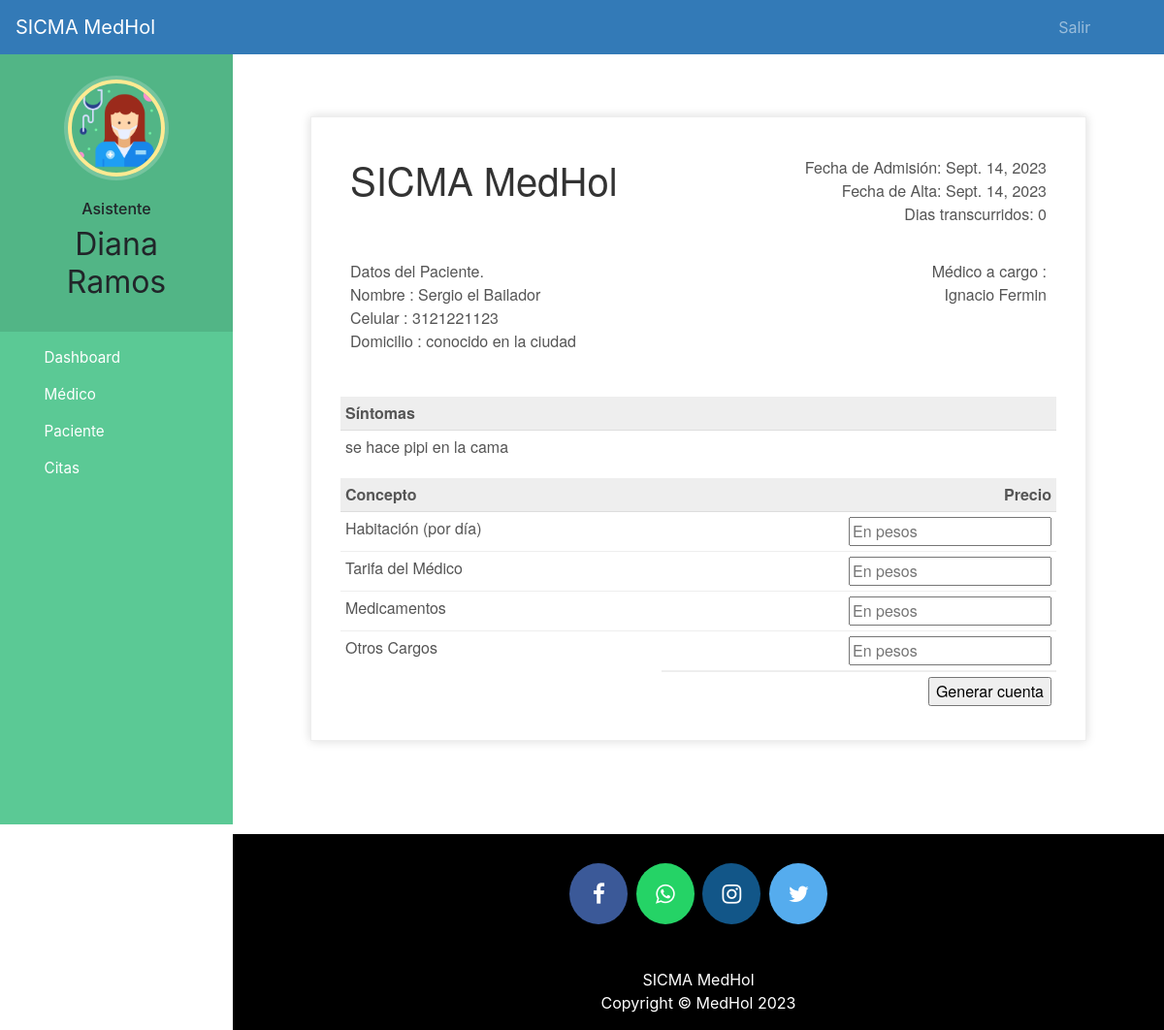
The page /alta_paciente/13 (signed in) on the database its author committed.
### consultas/models.py (models this page shows, shortened)
class Paciente(models.Model):
    user =models.OneToOneField(User,on_delete=models.CASCADE)
    apmaterno=models.CharField(max_length=20,null=False, default='')
    fechaNac=models.DateField(default=date.today)
    domicilio = models.CharField(max_length=40,default='')
    poblacion = models.CharField(max_length=20,default='')
    municipio = models.CharField(max_length=20,default='')
    entidad = models.CharField(max_length=20,default='')
    pais = models.CharField(max_length=20,default='')
    telefono = models.CharField(max_length=20,null=False,default='')
    celular = models.CharField(max_length=20,null=False, default='')
    sintomas = models.CharField(max_length=100,null=False,default='')
    medicoAsignadoId = models.PositiveIntegerField(null=True)
    correo = models.CharField(max_length=40,default='')
    facebook = models.CharField(max_length=40,default='')
    instagram = models.CharField(max_length=40,default='')
    pagweb = models.CharField(max_length=40,default='')
    fechadeadmision =models.DateField(auto_now=True)
    status = models.BooleanField(default=False)
    nombreTutor = models.CharField(max_length=30, blank=True, null=True, default='')
    apellidosTutor = models.CharField(max_length=30, blank=True, null=True, default='')
    telefonoTutor = models.CharField(max_length=20, blank=True, null=True, default='')
    celularTutor = models.CharField(max_length=20, blank=True, null=True, default='')
    foto = models.ImageField(upload_to='fotosdeperfil/fotosdeperfilpacientes/',null=True,blank=True)
    @property
    def get_name(self):
        return self.user.first_name+" "+self.user.last_name

### consultas/views.py (the view, shortened to what this page needs)
# urls.py: path('alta_paciente/<int:pk>', views.alta_paciente_view,name='alta_paciente'),
@login_required(login_url='asistentelogin')
@user_passes_test(is_asistente)
def alta_paciente_view(request,pk):
    paciente=models.Paciente.objects.get(id=pk)
    cita=models.Citas.objects.get(pacienteId__user__id=paciente.user.id)
    dias=(date.today()-paciente.fechadeadmision) #2 days, 0:00:00
    medicoAsignado=models.User.objects.all().filter(id=paciente.medicoAsignadoId)
    d=dias.days # only how many day that is 2
    patientDict={
        'pacienteId':pk,
        'nombre':paciente.get_name,
        'celular':paciente.celular,
        'domicilio':paciente.domicilio,
        'sintomas':paciente.sintomas,
        'fechadeadmision':paciente.fechadeadmision,
        'hoy':date.today(),
        'dias':d,
        'nombreMedicoAsignado':medicoAsignado[0].first_name,
        'apellidoMedicoAsignado':medicoAsignado[0].last_name,
    }
    return render(request,'paciente_generar_cuenta.html',context=patientDict)

### consultas/views.py (called while the page is built)
def is_asistente(user):
    return user.groups.filter(name='ADMIN').exists()

### consultas/templates/paciente_generar_cuenta.html (shortened to what this page needs)
{% extends 'asistente_base.html' %}
{% load static %}
{% block content %}
<head>
</head>
<br><br><br>
<div class="invoice-box">
  <table cellpadding="0" cellspacing="0">
    <tr class="top">
      <td colspan="2">
        <table>
          <tr>
            <td class="title">
              <h1>SICMA MedHol</h1>
            </td>
            <td>
              Fecha de Admisión: {{fechadeadmision}}<br>
              Fecha de Alta: {{hoy}}<br>
              Dias transcurridos: {{dias}}
            </td>
          </tr>
        </table>
      </td>
    </tr>
    <tr class="information">
      <td colspan="2">
        <table>
          <tr>
            <td>
              Datos del Paciente. <br>
              Nombre : {{nombre}}<br>
              Celular : {{celular}}<br>
              Domicilio : {{domicilio}}<br>
            </td>
            <td>
              Médico a cargo :<br>
              {{nombreMedicoAsignado}} {{apellidoMedicoAsignado}}<br>
            </td>
          </tr>
        </table>
      </td>
    </tr>
    <tr class="heading">
      <td>
        Síntomas
      </td>
      <td>
      </td>
    </tr>
    <tr class="details">
      <td>
        {{sintomas}}
      </td>
    </tr>
    <tr class="heading">
      <td>
        Concepto
      </td>
      <td>
        Precio
      </td>
    </tr>
    <form method="post">
      <tr class="item">
        <td>
          Habitación (por día)
        </td>
        <td>
          <input type="number" name="habitacioncargo" placeholder="En pesos" value="">
        </td>
      </tr>
      <tr class="item">
        <td>
          Tarifa del Médico
        </td>
        <td>
          <input type="number" name="medicocargo" placeholder="En pesos" value="">
        </td>
      </tr>
      <tr class="item">
        <td>
          Medicamentos
        </td>
        <td>
          <input type="number" name="medicamentocargo" placeholder="En pesos" value="">
        </td>
      </tr>
      <tr class="item last">
        <td>
          Otros Cargos
        </td>
        <td>
          <input type="number" name="otrocargo" placeholder="En pesos" value="">
        </td>
      </tr>
      <tr class="total">
        <td></td>
        <td>
          <input type="submit" name="submit" value="Generar cuenta">
        </td>
      </tr>
    </form>
  </table>
</div>
{% endblock content %}

### consultas/templates/asistente_base.html (shortened to what this page needs)
<!DOCTYPE html>
{% load static %}
<html lang="es">
<head>
  <link rel="stylesheet" href="https://stackpath.bootstrapcdn.com/bootstrap/4.3.1/css/bootstrap.min.css">
  <link rel="stylesheet" href="https://maxcdn.bootstrapcdn.com/font-awesome/4.7.0/css/font-awesome.min.css">
</head>
<body>
  <nav class="menu" tabindex="0">
    <header class="avatar">
      <img src="{% static "imagenes/asistente.png" %}" />
      <br><br>
      <h6>Asistente</h6>
      <h2>{{request.user.first_name}}</h2>
      <h2>{{request.user.last_name}}</h2>
    </header>
    <ul>
      <li tabindex="0" class="icon-dashboard"> <a style="color:white; text-decoration:none;" href="/asistente_dashboard"><span>Dashboard</span></a> </li>
      <li tabindex="0" class="icon-customers"> <a style="color:white; text-decoration:none;" href="/asistente_menu_medicos"><span>Médico</span></a></li>
      <li tabindex="0" class="icon-users"> <a style="color:white; text-decoration:none;" href="/asistente_menu_pacientes"><span>Paciente</span></a></li>
      <li tabindex="0" class="icon-calendar"> <a style="color:white; text-decoration:none;" href="/asistente_menu_citas"><span>Citas</span></a></li>
    </ul>
  </nav>
  <main>
    <div class="bs-example">
      <nav class="navbar navbar-expand-md  navbar-dark fixed-top" style="background:#337AB7;">
        <a href="/asistente_dashboard" class="navbar-brand">SICMA MedHol</a>
        <div class="collapse navbar-collapse justify-content-between" id="navbarCollapse">
          <div class="navbar-nav" style=" margin-left: 90%;">
            <a href="/logout" class="nav-item nav-link">Salir</a>
          </div>
        </div>
      </nav>
    </div>
    <br><br>
    {% block content %}
    {% endblock content %}
    <br><br><br><br>
    <footer>
      <p>
        <a id="ftr" href="https://www.facebook.com/MedHolMexico" class="fa fa-facebook"></a>
        <a id="ftr" href="https://api.whatsapp.com/send?phone=919572181024&text=Hello%20Sumit.%0d%0aHow%20are%20you%20%3f%0d%0aI%20came%20from%20your%20website.&source=&data=#" class="fa fa-whatsapp"></a>
        <a id="ftr" href="https://instagram.com/sumit.luv" class="fa fa-instagram"></a>
        <a id="ftr" href="https://twitter.com/sumitkumar1503" class="fa fa-twitter"></a>
      </p>
      <br>
      <div class="container">
        <div class="row">
          <div class="col-md-12 col-sm-12">
            <div style="color:#ffffff;" class="wow fadeInUp footer-copyright">
              <p>SICMA MedHol<br>
                Copyright &copy; MedHol 2023</p>
            </div>
          </div>
        </div>
      </div>
    </footer>
  </main>
</body>
</html>

### consultas/templates/asistente_base.html (style rules this page uses)
a:link { text-decoration: none; }
a { color: white; }
footer { padding: 0px 0px 0px 0px; background-color: black; margin: 0px; }
#ftr { padding: 20px; }
.fa { font-size: 23px; width: 60px; text-align: center; text-decoration: none; margin: 5px 2px; border-radius: 50%; }
.fa-facebook { background: #3B5998; color: white; margin-top: 30px; }
.fa-whatsapp { background: #25d366; color: white; }
.fa-twitter { background: #55ACEE; color: white; }
.fa-instagram { background: #125688; color: white; }
p { text-align: center; }
body { padding-left: 240px; }
main { position: relative; height: 100vh; }
.menu { background: #5bc995; height: 100vh; width: 240px; position: fixed; top: 0px; left: 0; z-index: 5; outline: none; }
.menu .avatar { background: rgba(0, 0, 0, 0.1); padding: 2em 0.5em; text-align: center; }
.menu .avatar img { width: 100px; border-radius: 50%; overflow: hidden; border: 4px solid #ffea92; box-shadow: 0 0 0 4px rgba(255, 255, 255, 0.2); }
.menu .avatar h2 { font-weight: normal; margin-bottom: 0; }
.menu ul { list-style: none; padding: 0.5em 0; margin: 0; }
.menu ul li { padding: 0.5em 1em 0.5em 3em; font-size: 0.95em; font-weight: regular; background-repeat: no-repeat; background-position: left 15px center; background-size: auto 20px; transition: all 0.15s linear; cursor: pointer; }
.menu ul li.icon-dashboard { background-image: url("http://www.entypo.com/images//gauge.svg"); }
.menu ul li.icon-customers { background-image: url("http://www.entypo.com/images//briefcase.svg"); }
.menu ul li.icon-users { background-image: url("http://www.entypo.com/images//users.svg"); }
.menu ul li.icon-calendar { background-image: url("http://www.entypo.com/images//calendar.svg"); }

### consultas/templates/paciente_generar_cuenta.html (style rules this page uses)
.invoice-box { max-width: 800px; margin: auto; padding: 30px; border: 1px solid #eee; box-shadow: 0 0 10px rgba(0, 0, 0, .15); font-size: 16px; line-height: 24px; font-family: 'Helvetica Neue', 'Helvetica', Helvetica, Arial, sans-serif; color: #555; }
.invoice-box table { width: 100%; line-height: inherit; text-align: left; }
.invoice-box table td { padding: 5px; vertical-align: top; }
.invoice-box table tr td:nth-child(2) { text-align: right; }
.invoice-box table tr.top table td { padding-bottom: 20px; }
.invoice-box table tr.top table td.title { font-size: 45px; line-height: 45px; color: #333; }
.invoice-box table tr.information table td { padding-bottom: 40px; }
.invoice-box table tr.heading td { background: #eee; border-bottom: 1px solid #ddd; font-weight: bold; }
.invoice-box table tr.details td { padding-bottom: 20px; }
.invoice-box table tr.item td { border-bottom: 1px solid #eee; }
.invoice-box table tr.item.last td { border-bottom: none; }
.invoice-box table tr.total td:nth-child(2) { border-top: 2px solid #eee; font-weight: bold; }
.menu { top: 50px; }

### rows shown on the page
Paciente: fechadeadmision "Sept. 14, 2023", celular "3121221123", domicilio "conocido en la ciudad", sintomas "se hace pipi en la cama"

### other values the page prints
{{ request.user.first_name }} "Diana"
{{ request.user.last_name }} "Ramos"
{{ dias }} "0"
{{ nombre }} "Sergio el Bailador"
{{ nombreMedicoAsignado }} "Ignacio"
{{ apellidoMedicoAsignado }} "Fermin"
